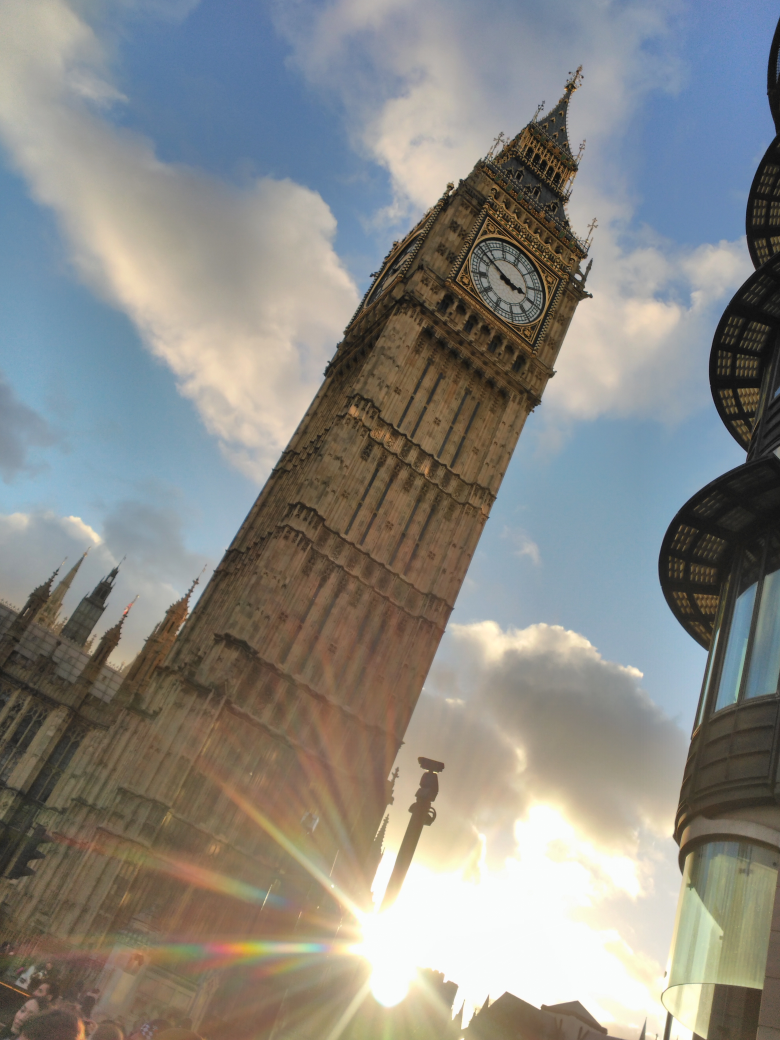
#> input picture src/img/tower.jpg, 3120 x 4160 px, found by its file name (shown at 1/4 size)
$ python laboratorio1-parte2.py
#> lines starting #> are read from the running program, lines starting #| are printed output that depends on the picture
import cv2
import numpy as np
import matplotlib.pyplot as plt

################################################################

# Cargar una iagen
img_OpenCV = cv2.imread('img/tower.jpg')
#> img_OpenCV is the input picture: shape (4160, 3120, 3); mean B, G, R 131.9, 136.4, 136.9
h,w,c = img_OpenCV.shape
#> h = 4160; w = 3120; c = 3
dsize = (int(w*0.250), int(h*0.250))
#> dsize = (780, 1040)
img_OpenCV = cv2.resize(img_OpenCV, dsize)
#> img_OpenCV: shape (1040, 780, 3)
# Dividir la imagen en sus 3 canales (b, g, r):
b, g, r = cv2.split(img_OpenCV)
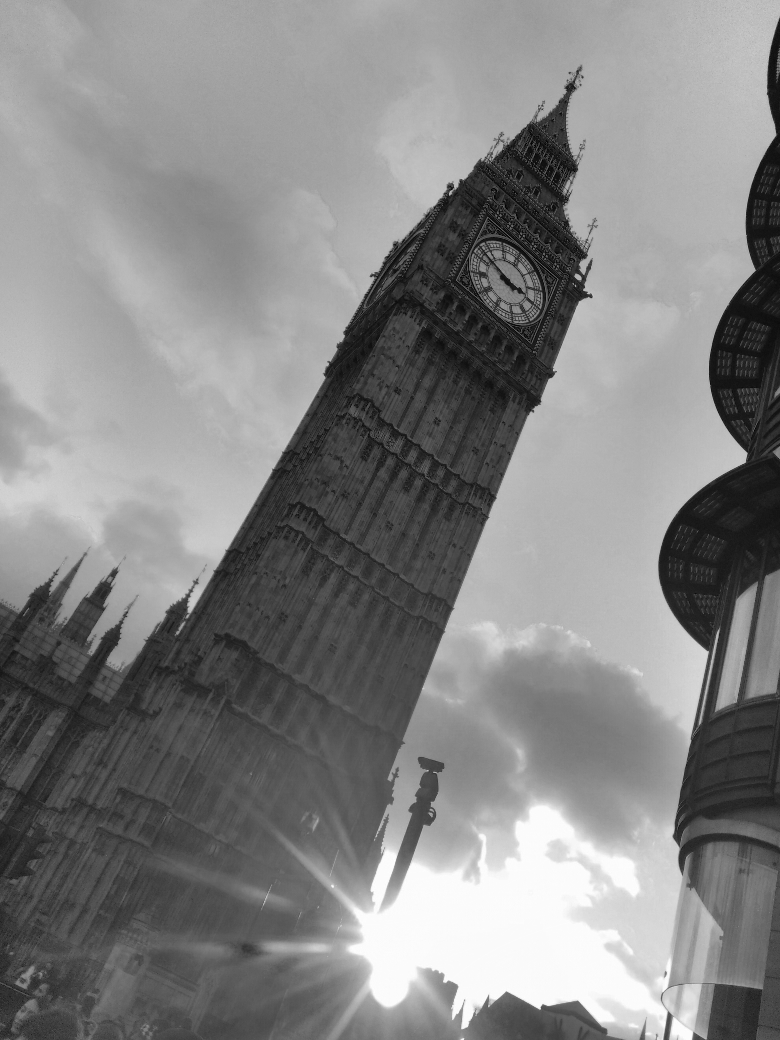
#> b: shape (1040, 780); min 0, max 255, mean 132
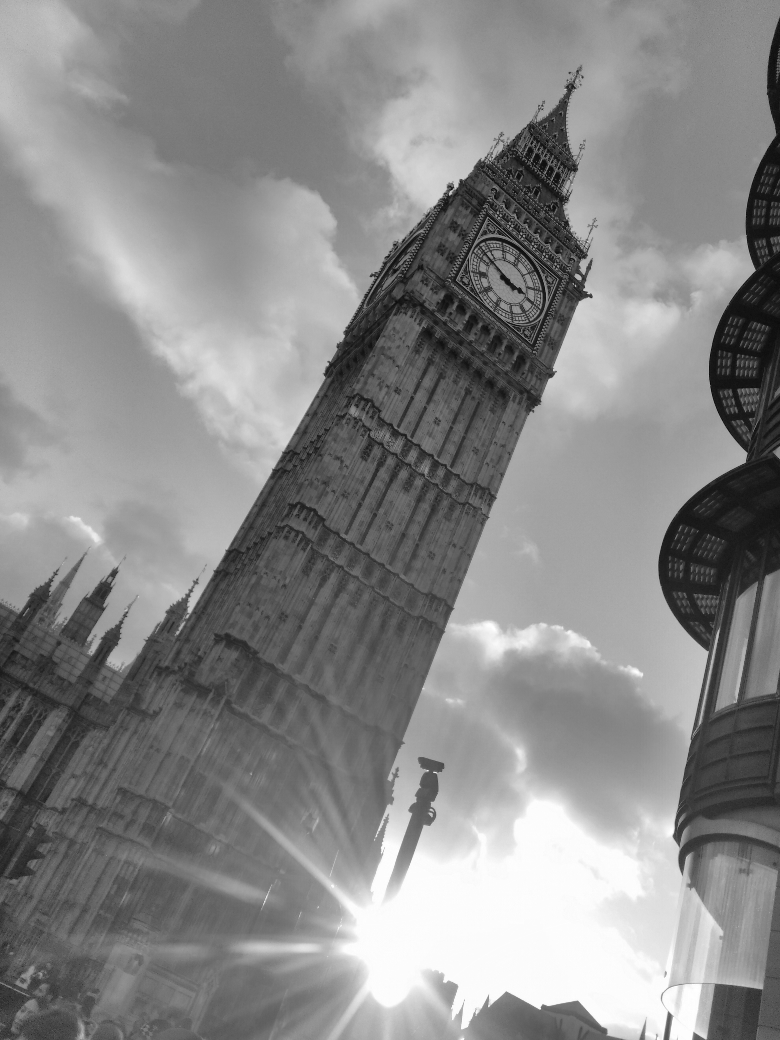
#> g: shape (1040, 780); min 7, max 255, mean 136.5
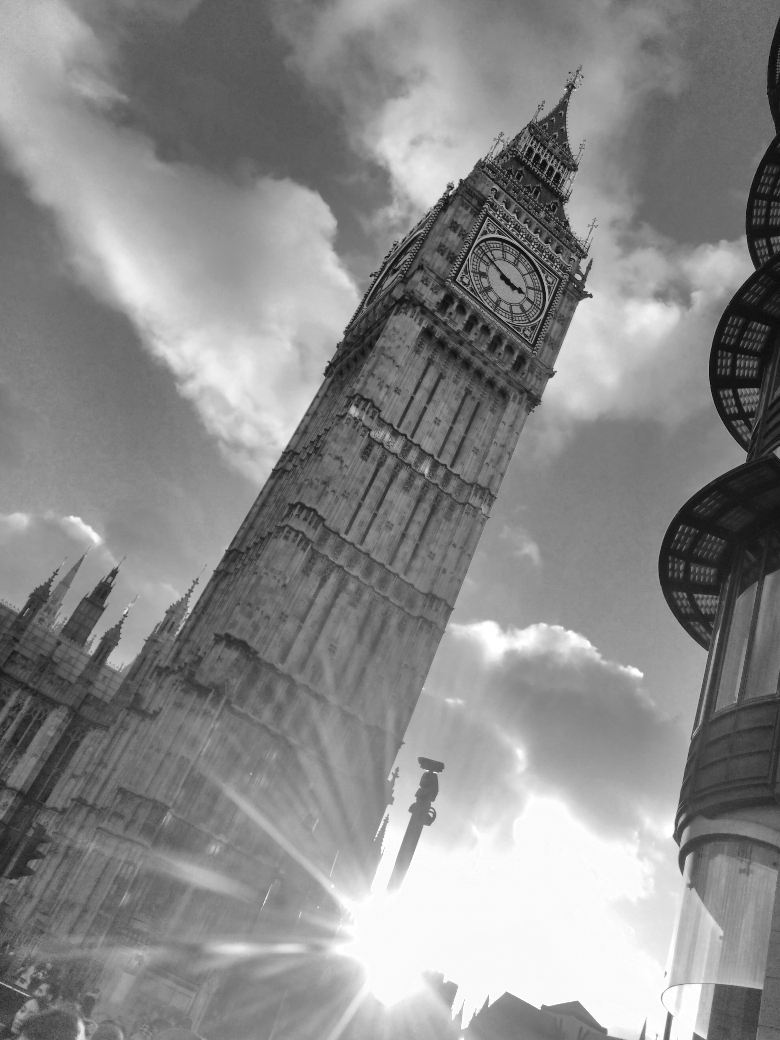
#> r: shape (1040, 780); min 8, max 255, mean 137
h,w,c = img_OpenCV.shape
#> h = 1040; w = 780
print("Dimensiones de la imagen - Alto: {}, Ancho: {}, Canales: {}".format(h, w, c))
#| Dimensiones de la imagen - Alto: 1040, Ancho: 780, Canales: 3

################################################################

# Combinar los canales pero en orden RGB
img_matplotlib = cv2.merge([r, g, b])

################################################################

# Ver ambas imágenes(img_OpenCV y img_matplotlib) usando matplotlib
# Esta mostrará la imagen con los colores erróneos
plt.subplot(121)
plt.imshow(img_OpenCV)
plt.title('img OpenCV')
# Esto mostrará los colores verdaderos
plt.subplot(122)
plt.imshow(img_matplotlib)
plt.title('img matplotlib')
plt.show()
#> figure, not shown here; B, G, R data is drawn as R, G, B

################################################################

# Ver ambas imágenes(img_OpenCV y img_matplotlib) usando cv2.imshow()
# Esto mostrará los colores verdaderos
cv2.imshow('bgr image', img_OpenCV)
# Esta mostrará la imagen con los colores erróneos
cv2.imshow('rgb image', img_matplotlib)
cv2.waitKey(0)
cv2.destroyAllWindows()

################################################################

# Concatenar Imagenes Horizontalmente
# (img_OpenCV a la izquierda de img_matplotlib):
img_concats = np.concatenate((img_OpenCV, img_matplotlib), axis=1)
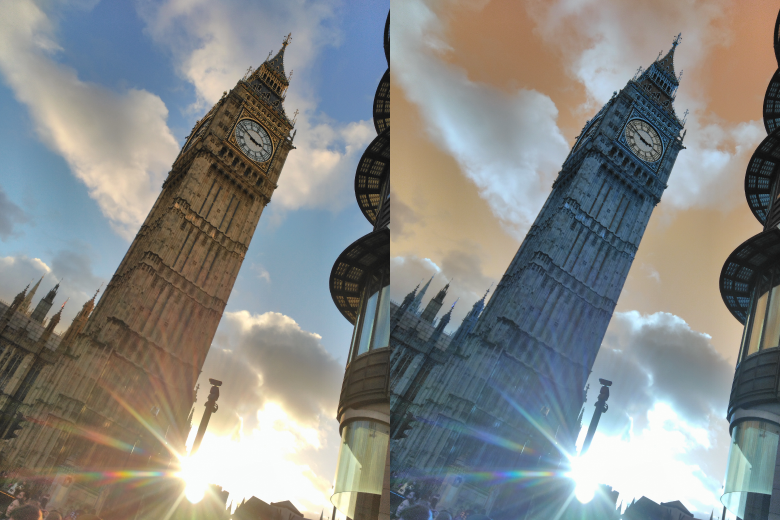
#> img_concats: shape (1040, 1560, 3) (shown at 1/2 size); mean B, G, R 134.5, 136.5, 134.5
# Mostrar la imagen concatenada
cv2.imshow('bgr image and rgb image', img_concats)
cv2.waitKey(0)
cv2.destroyAllWindows()

################################################################
################################################################
################################################################
################################################################

# Obtener los canales, similar a cv2.split()
B = img_OpenCV[:, :, 0]
G = img_OpenCV[:, :, 1]
R = img_OpenCV[:, :, 2]

################################################################

# Transformar la imagen BGR a RGB usando Numpy :
# ::-1 iterable que imprime los elementos en orden inverso
img_RGB = img_OpenCV[:, :, ::-1]
# Ahora se muestra la imagen, pero los colores serán erróneos
cv2.imshow('img RGB (wrong color)', img_RGB)
cv2.waitKey(0)
cv2.destroyAllWindows()

################################################################

# Creación de una imagen con dimensiones 1040x580 y 3 canales de color
bgr = np.zeros((1040, 580, 3), dtype=np.uint8)

################################################################

# Asignar un color a todos los pı́xeles de la imagen
bgr[:,:,:] = (0, 80, 100)
# Asignar un color a una sección de la imagen
bgr[50:75,100:200,:] = (55, 255, 100)
# Mostrar la imagen creada
cv2.imshow('BGR', bgr)
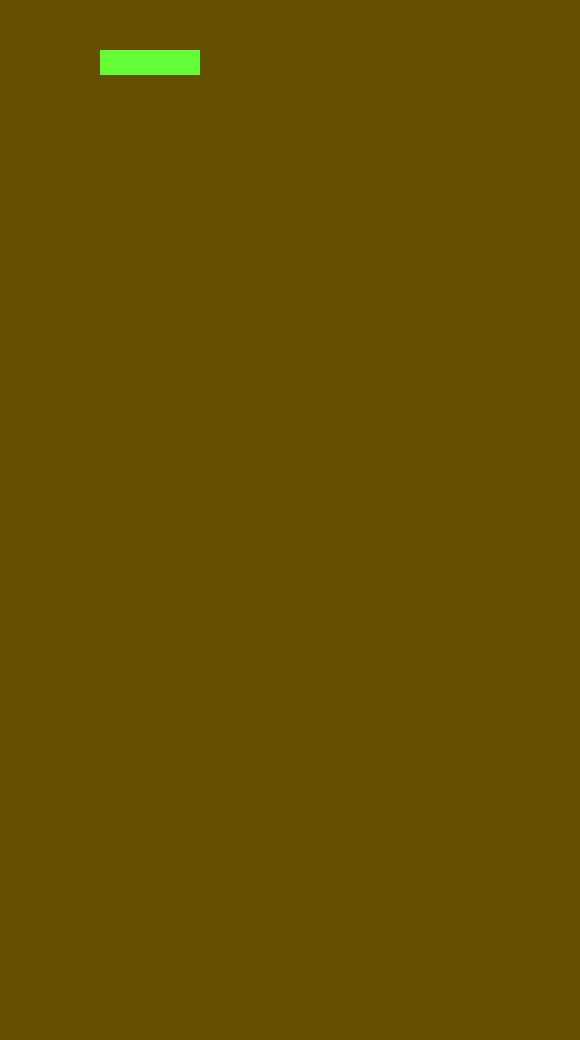
#> window 'BGR': shape (1040, 580, 3); mean B, G, R 0.2, 80.7, 100
cv2.waitKey(0)
cv2.destroyAllWindows()

################################################################

# Concatenar Horizontalmente 2 imágenes
img_concats = np.concatenate((img_OpenCV, bgr), axis=1)
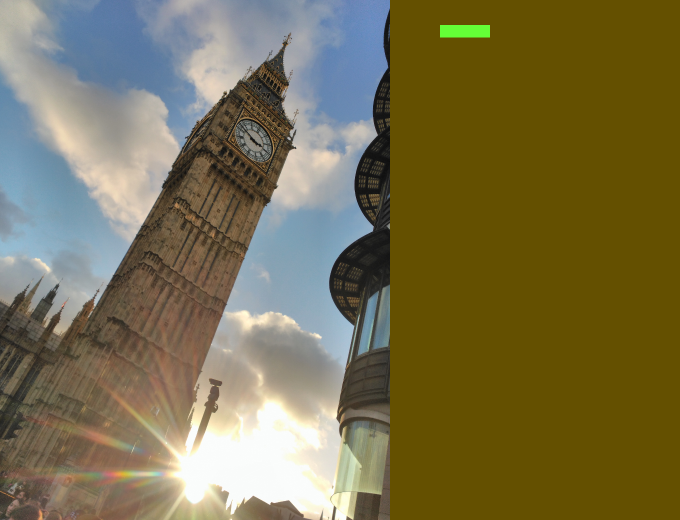
#> img_concats: shape (1040, 1360, 3) (shown at 1/2 size); mean B, G, R 75.8, 112.7, 121.2
cv2.imshow('bgr image and rgb image', img_concats)
cv2.waitKey(0)
cv2.destroyAllWindows()
